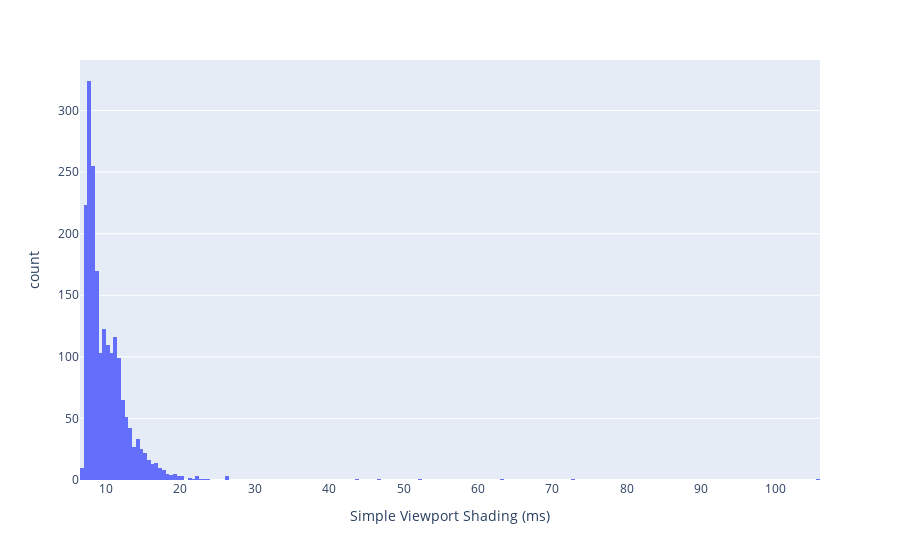

Notebook code cell kept with this figure:
### Code cell
fig3 = px.histogram(df, x='Simple Viewport Shading (ms)')
fig3.show()

### Figure 1 — Plotly figure (JSON) as saved in the notebook; plotly's stock layout.template omitted (floating-point values rounded to 4 significant figures; data arrays with more than 128 entries replaced by an {"elided": "..."} marker saying what was removed)
{"data": [{"alignmentgroup": "True", "bingroup": "x", "hovertemplate": "Simple Viewport Shading (ms)=%{x}<br>count=%{y}<extra></extra>", "legendgroup": "", "marker": {"color": "#636efa", "pattern": {"shape": ""}}, "name": "", "offsetgroup": "", "orientation": "v", "showlegend": false, "type": "histogram", "x": {"elided": "2000 float values"}, "xaxis": "x", "yaxis": "y"}], "layout": {"barmode": "relative", "legend": {"tracegroupgap": 0}, "margin": {"t": 60}, "xaxis": {"anchor": "y", "domain": [0, 1], "title": {"text": "Simple Viewport Shading (ms)"}}, "yaxis": {"anchor": "x", "domain": [0, 1], "title": {"text": "count"}}}}
